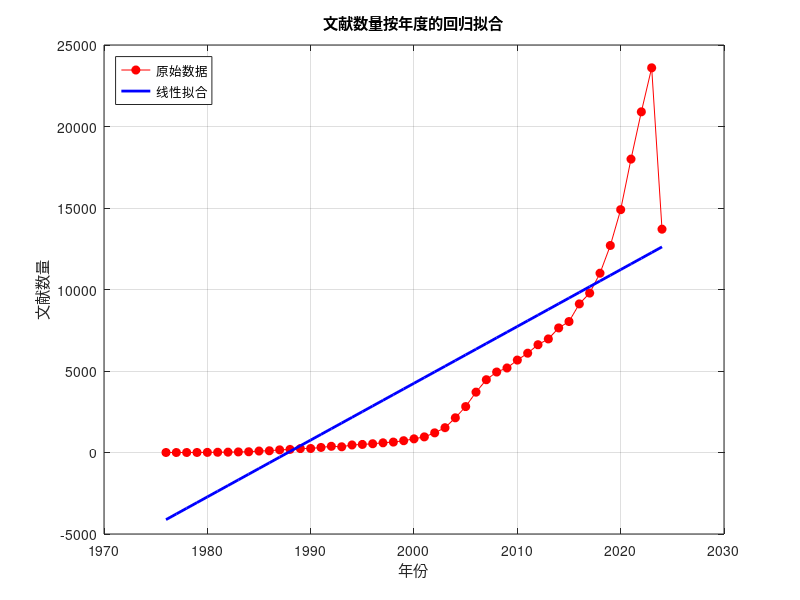

Source code (MATLAB):
clear; clc

% 年份
years = 1976:2024;

% 每年的文献数量（示例数据，替换为你的数据）
each_years_count = [1 0 1 3 7 15 21 35 45 90 106 162 191 241 246 311 380 351 463 ...
    494 538 595 639 724 838 958 1205 1522 2129 2818 3702 4466 4937 5186 5670 ...
    6093 6613 6968 7642 8034 9117 9781 11000 12700 14900 18000 20900 ...
    23600 13700]; 
each_years_count_reversed = flip(each_years_count);

% 确保每年都有对应的文献数量
if length(each_years_count) ~= length(years)
    error('文献数量的长度与年份长度不一致！');
end

% 线性回归
p = polyfit(years, each_years_count, 1); % 1表示线性拟合
fitted_values = polyval(p, years); % 计算拟合值

% 绘制结果
figure;
plot(years, each_years_count, 'ro-', 'MarkerFaceColor', 'r'); % 原始数据点
hold on;
plot(years, fitted_values, 'b-', 'LineWidth', 2); % 拟合线
xlabel('年份');
ylabel('文献数量');
title('文献数量按年度的回归拟合');
legend('原始数据', '线性拟合', 'Location', 'NorthWest');
grid on;
hold off;

% 输出回归系数
fprintf('线性回归方程: y = %.4fx + %.4f\n', p(1), p(2));
